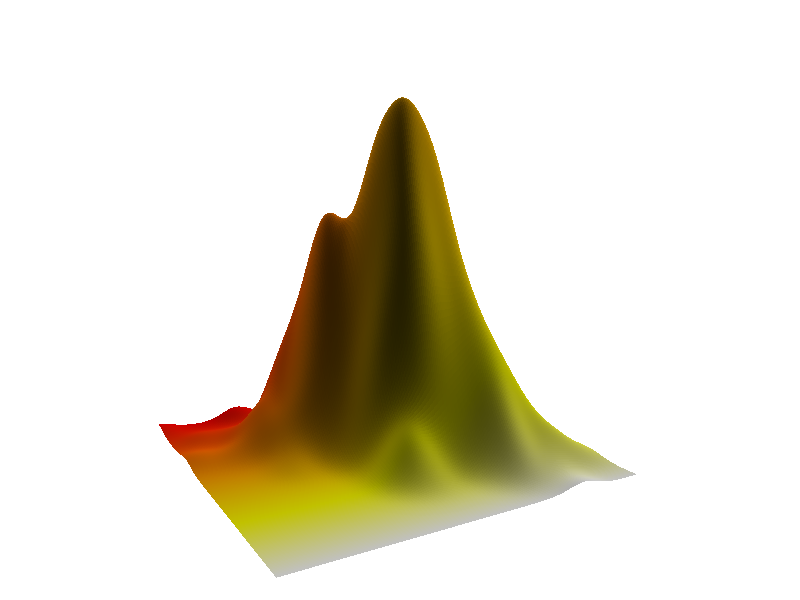

Recreate this plot in R.
library(mvtnorm)
library(MASS)
set.seed(5)
sigma <-matrix(c(4,2,2,3), ncol=2)
x<-rmvnorm(n=500, mean=c(1,2), sigma=sigma, method="chol")
z<-kde2d(x[,1],x[,2],n=200)
par(mar=rep(0,4))
persp(z,theta=60,phi=5,col=heat.colors(199,alpha=1), shade=0.4,border=NA,box=FALSE)
